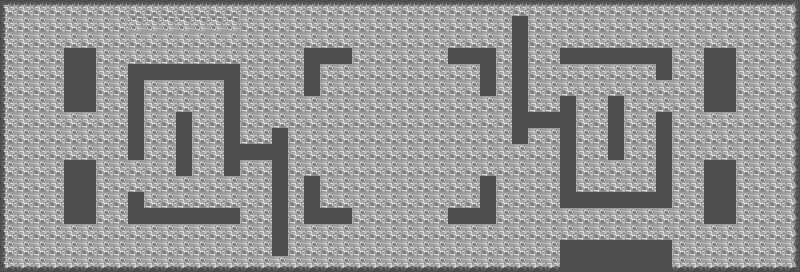

Below is a game level as drawn by its tile map, then a one-line description and the .tmx file that defines it, in full:
An orthogonal 50x17 tile map with 16x16 px tiles, 1 tile layer (Tile Layer 1).

<map version="1.10" tiledversion="1.10.1" orientation="orthogonal" renderorder="right-down" width="50" height="17" tilewidth="16" tileheight="16" infinite="0" nextlayerid="2" nextobjectid="1">
 <tileset firstgid="1" source="tileset.tsx" />
 <layer id="1" name="Tile Layer 1" width="50" height="17">
  <data encoding="csv">
1,2,2,2,2,2,2,2,2,2,2,2,2,2,2,2,2,2,2,2,2,2,2,2,2,2,2,2,2,2,2,2,2,2,2,2,2,2,2,2,2,2,2,2,2,2,2,2,2,3,
12,13,13,13,13,13,13,13,3221225485,3221225485,3221225485,3221225485,3221225485,3221225485,3221225485,13,13,13,13,13,13,13,13,13,13,13,13,13,13,13,13,13,48,13,13,13,13,13,13,13,13,13,13,13,13,13,13,13,13,14,
12,13,13,13,13,13,13,13,13,13,13,13,13,13,13,13,13,13,13,13,13,13,13,13,13,13,13,13,13,13,13,13,48,13,13,13,13,13,13,13,13,13,13,13,13,13,13,13,13,14,
12,13,13,13,48,48,13,13,13,13,13,13,13,13,13,13,13,13,13,48,48,48,13,13,13,13,13,13,48,48,48,13,48,13,13,48,48,48,48,48,48,48,13,13,48,48,13,13,13,14,
12,13,13,13,48,48,13,13,48,48,48,48,48,48,48,13,13,13,13,48,13,13,13,13,13,13,13,13,13,13,48,13,48,13,13,13,13,13,13,13,13,48,13,13,48,48,13,13,13,14,
12,13,13,13,48,48,13,13,48,13,13,13,13,13,48,13,13,13,13,48,13,13,13,13,13,13,13,13,13,13,48,13,48,13,13,13,13,13,13,13,13,13,13,13,48,48,13,13,13,14,
12,13,13,13,48,48,13,13,48,13,13,13,13,13,48,13,13,13,13,13,13,13,13,13,13,13,13,13,13,13,13,13,48,13,13,48,13,13,48,13,13,13,13,13,48,48,13,13,13,14,
12,13,13,13,13,13,13,13,48,13,13,48,13,13,48,13,13,13,13,13,13,13,13,13,13,13,13,13,13,13,13,13,48,48,48,48,13,13,48,13,13,48,13,13,13,13,13,13,13,14,
12,13,13,13,13,13,13,13,48,13,13,48,13,13,48,13,13,48,13,13,13,13,13,13,13,13,13,13,13,13,13,13,48,13,13,48,13,13,48,13,13,48,13,13,13,13,13,13,13,14,
12,13,13,13,13,13,13,13,48,13,13,48,13,13,48,48,48,48,13,13,13,13,13,13,13,13,13,13,13,13,13,13,13,13,13,48,13,13,48,13,13,48,13,13,13,13,13,13,13,14,
12,13,13,13,48,48,13,13,13,13,13,48,13,13,48,13,13,48,13,13,13,13,13,13,13,13,13,13,13,13,13,13,13,13,13,48,13,13,13,13,13,48,13,13,48,48,13,13,13,14,
12,13,13,13,48,48,13,13,13,13,13,13,13,13,13,13,13,48,13,48,13,13,13,13,13,13,13,13,13,13,48,13,13,13,13,48,13,13,13,13,13,48,13,13,48,48,13,13,13,14,
12,13,13,13,48,48,13,13,48,13,13,13,13,13,13,13,13,48,13,48,13,13,13,13,13,13,13,13,13,13,48,13,13,13,13,48,48,48,48,48,48,48,13,13,48,48,13,13,13,14,
12,13,13,13,48,48,13,13,48,48,48,48,48,48,48,13,13,48,13,48,48,48,13,13,13,13,13,13,48,48,48,13,13,13,13,13,13,13,13,13,13,13,13,13,48,48,13,13,13,14,
12,13,13,13,13,13,13,13,13,13,13,13,13,13,13,13,13,48,13,13,13,13,13,13,13,13,13,13,13,13,13,13,13,13,13,13,13,13,13,13,13,13,13,13,13,13,13,13,13,14,
12,13,13,13,13,13,13,13,13,13,13,13,13,13,13,13,13,48,13,13,13,13,13,13,13,13,13,13,13,13,13,13,13,13,13,48,48,48,48,48,48,48,13,13,13,13,13,13,13,14,
23,24,24,24,24,24,24,24,24,24,24,24,24,24,24,24,24,24,24,24,24,24,24,24,24,24,24,24,24,24,24,24,24,24,24,48,48,48,48,48,48,48,24,24,24,24,24,24,24,25
</data>
 </layer>
</map>